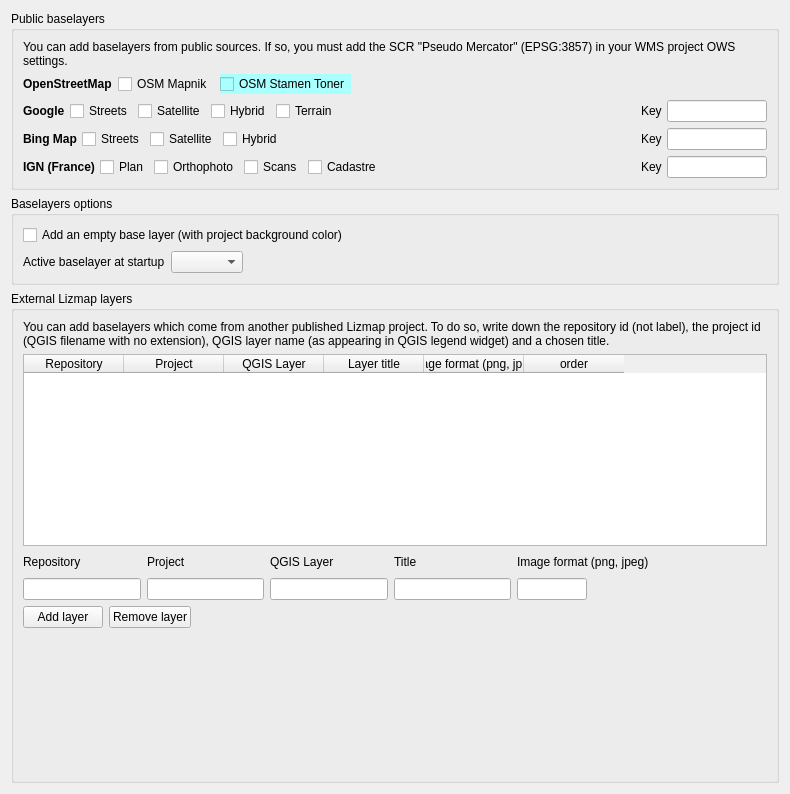
             <widget class="QWidget" name="scrollAreaWidgetContents_3">
              <property name="geometry">
               <rect>
                <x>0</x>
                <y>0</y>
                <width>790</width>
                <height>794</height>
               </rect>
              </property>
              <layout class="QVBoxLayout" name="verticalLayout_28">
               <item>
                <widget class="QGroupBox" name="gb_externalLayers">
                 <property name="title">
                  <string>Public baselayers</string>
                 </property>
                 <layout class="QVBoxLayout" name="verticalLayout_6">
                  <item>
                   <widget class="QLabel" name="label_21">
                    <property name="text">
                     <string>You can add baselayers from public sources. If so, you must add the SCR &quot;Pseudo Mercator&quot; (EPSG:3857) in your WMS project OWS settings.</string>
                    </property>
                    <property name="wordWrap">
                     <bool>true</bool>
                    </property>
                   </widget>
                  </item>
                  <item>
                   <layout class="QHBoxLayout" name="horizontalLayout_9">
                    <item>
                     <widget class="QLabel" name="label_32">
                      <property name="font">
                       <font>
                        <weight>75</weight>
                        <bold>true</bold>
                       </font>
                      </property>
                      <property name="text">
                       <string>OpenStreetMap</string>
                      </property>
                     </widget>
                    </item>
                    <item>
                     <widget class="QCheckBox" name="cbOsmMapnik">
                      <property name="text">
                       <string>OSM Mapnik</string>
                      </property>
                     </widget>
                    </item>
                    <item>
                     <widget class="QCheckBox" name="cbOsmStamenToner">
                      <property name="styleSheet">
                       <string notr="true">background-color:rgb(170, 255, 255);</string>
                      </property>
                      <property name="text">
                       <string>OSM Stamen Toner</string>
                      </property>
                     </widget>
                    </item>
                    <item>
                     <spacer name="horizontalSpacer_5">
                      <property name="orientation">
                       <enum>Qt::Horizontal</enum>
                      </property>
                      <property name="sizeHint" stdset="0">
                       <size>
                        <width>40</width>
                        <height>20</height>
                       </size>
                      </property>
                     </spacer>
                    </item>
                   </layout>
                  </item>
                  <item>
                   <layout class="QHBoxLayout" name="horizontalLayout_21">
                    <property name="spacing">
                     <number>5</number>
                    </property>
                    <property name="sizeConstraint">
                     <enum>QLayout::SetDefaultConstraint</enum>
                    </property>
                    <property name="topMargin">
                     <number>0</number>
                    </property>
                    <property name="rightMargin">
                     <number>0</number>
                    </property>
                    <item>
                     <widget class="QLabel" name="label_33">
                      <property name="font">
                       <font>
                        <weight>75</weight>
                        <bold>true</bold>
                       </font>
                      </property>
                      <property name="text">
                       <string>Google</string>
                      </property>
                     </widget>
                    </item>
                    <item>
                     <widget class="QCheckBox" name="cbGoogleStreets">
                      <property name="text">
                       <string>Streets</string>
                      </property>
                     </widget>
                    </item>
                    <item>
                     <widget class="QCheckBox" name="cbGoogleSatellite">
                      <property name="text">
                       <string>Satellite</string>
                      </property>
                     </widget>
                    </item>
                    <item>
                     <widget class="QCheckBox" name="cbGoogleHybrid">
                      <property name="text">
                       <string>Hybrid</string>
                      </property>
                     </widget>
                    </item>
                    <item>
                     <widget class="QCheckBox" name="cbGoogleTerrain">
                      <property name="text">
                       <string>Terrain</string>
                      </property>
                     </widget>
                    </item>
                    <item>
                     <spacer name="horizontalSpacer_18">
                      <property name="orientation">
                       <enum>Qt::Horizontal</enum>
                      </property>
                      <property name="sizeHint" stdset="0">
                       <size>
                        <width>40</width>
                        <height>20</height>
                       </size>
                      </property>
                     </spacer>
                    </item>
                    <item>
                     <widget class="QLabel" name="label_31">
                      <property name="text">
                       <string>Key</string>
                      </property>
                     </widget>
                    </item>
                    <item>
                     <widget class="QLineEdit" name="inGoogleKey">
                      <property name="maximumSize">
                       <size>
                        <width>100</width>
                        <height>16777215</height>
                       </size>
                      </property>
                     </widget>
                    </item>
                   </layout>
                  </item>
                  <item>
                   <layout class="QHBoxLayout" name="horizontalLayout_18">
                    <property name="spacing">
                     <number>5</number>
                    </property>
                    <property name="sizeConstraint">
                     <enum>QLayout::SetDefaultConstraint</enum>
                    </property>
                    <property name="topMargin">
                     <number>0</number>
                    </property>
                    <property name="rightMargin">
                     <number>0</number>
                    </property>
                    <item>
                     <widget class="QLabel" name="label_34">
                      <property name="font">
                       <font>
                        <weight>75</weight>
                        <bold>true</bold>
                       </font>
                      </property>
                      <property name="text">
                       <string>Bing Map</string>
                      </property>
                     </widget>
                    </item>
                    <item>
                     <widget class="QCheckBox" name="cbBingStreets">
                      <property name="text">
                       <string>Streets</string>
                      </property>
                     </widget>
                    </item>
                    <item>
                     <widget class="QCheckBox" name="cbBingSatellite">
                      <property name="text">
                       <string>Satellite</string>
                      </property>
                     </widget>
                    </item>
                    <item>
                     <widget class="QCheckBox" name="cbBingHybrid">
                      <property name="text">
                       <string>Hybrid</string>
                      </property>
                     </widget>
                    </item>
                    <item>
                     <spacer name="horizontalSpacer_20">
                      <property name="orientation">
                       <enum>Qt::Horizontal</enum>
                      </property>
                      <property name="sizeHint" stdset="0">
                       <size>
                        <width>40</width>
                        <height>20</height>
                       </size>
                      </property>
                     </spacer>
                    </item>
                    <item>
                     <widget class="QLabel" name="label_30">
                      <property name="text">
                       <string>Key</string>
                      </property>
                     </widget>
                    </item>
                    <item>
                     <widget class="QLineEdit" name="inBingKey">
                      <property name="maximumSize">
                       <size>
                        <width>100</width>
                        <height>16777215</height>
                       </size>
                      </property>
                     </widget>
                    </item>
                   </layout>
                  </item>
                  <item>
                   <layout class="QHBoxLayout" name="horizontalLayout_13">
                    <property name="spacing">
                     <number>5</number>
                    </property>
                    <property name="sizeConstraint">
                     <enum>QLayout::SetDefaultConstraint</enum>
                    </property>
                    <property name="topMargin">
                     <number>0</number>
                    </property>
                    <property name="rightMargin">
                     <number>0</number>
                    </property>
                    <item>
                     <widget class="QLabel" name="label_35">
                      <property name="font">
                       <font>
                        <weight>75</weight>
                        <bold>true</bold>
                       </font>
                      </property>
                      <property name="text">
                       <string>IGN (France)</string>
                      </property>
                     </widget>
                    </item>
                    <item>
                     <widget class="QCheckBox" name="cbIgnStreets">
                      <property name="text">
                       <string>Plan</string>
                      </property>
                     </widget>
                    </item>
                    <item>
                     <widget class="QCheckBox" name="cbIgnSatellite">
                      <property name="text">
                       <string>Orthophoto</string>
                      </property>
                     </widget>
                    </item>
                    <item>
                     <widget class="QCheckBox" name="cbIgnTerrain">
                      <property name="text">
                       <string>Scans</string>
                      </property>
                     </widget>
                    </item>
                    <item>
                     <widget class="QCheckBox" name="cbIgnCadastral">
                      <property name="styleSheet">
                       <string notr="true"/>
                      </property>
                      <property name="text">
                       <string>Cadastre</string>
                      </property>
                     </widget>
                    </item>
                    <item>
                     <spacer name="horizontalSpacer_19">
                      <property name="orientation">
                       <enum>Qt::Horizontal</enum>
                      </property>
                      <property name="sizeHint" stdset="0">
                       <size>
                        <width>40</width>
                        <height>20</height>
                       </size>
                      </property>
                     </spacer>
                    </item>
                    <item>
                     <widget class="QLabel" name="label_11">
                      <property name="text">
                       <string>Key</string>
                      </property>
                     </widget>
                    </item>
                    <item>
                     <widget class="QLineEdit" name="inIgnKey">
                      <property name="maximumSize">
                       <size>
                        <width>100</width>
                        <height>16777215</height>
                       </size>
                      </property>
                     </widget>
                    </item>
                   </layout>
                  </item>
                 </layout>
                </widget>
               </item>
               <item>
                <widget class="QGroupBox" name="gb_baselayersOptions">
                 <property name="title">
                  <string>Baselayers options</string>
                 </property>
                 <layout class="QVBoxLayout" name="verticalLayout_21">
                  <item>
                   <widget class="QCheckBox" name="cbAddEmptyBaselayer">
                    <property name="text">
                     <string>Add an empty base layer (with project background color)</string>
                    </property>
                   </widget>
                  </item>
                  <item>
                   <layout class="QHBoxLayout" name="horizontalLayout_31">
                    <item>
                     <widget class="QLabel" name="label_73">
                      <property name="styleSheet">
                       <string notr="true"/>
                      </property>
                      <property name="text">
                       <string>Active baselayer at startup</string>
                      </property>
                     </widget>
                    </item>
                    <item>
                     <widget class="QComboBox" name="cbStartupBaselayer">
                      <property name="styleSheet">
                       <string notr="true"/>
                      </property>
                     </widget>
                    </item>
                    <item>
                     <spacer name="horizontalSpacer_33">
                      <property name="orientation">
                       <enum>Qt::Horizontal</enum>
                      </property>
                      <property name="sizeHint" stdset="0">
                       <size>
                        <width>40</width>
                        <height>20</height>
                       </size>
                      </property>
                     </spacer>
                    </item>
                   </layout>
                  </item>
                 </layout>
                </widget>
               </item>
               <item>
                <widget class="QGroupBox" name="gb_lizmapExternalBaselayers">
                 <property name="title">
                  <string>External Lizmap layers</string>
                 </property>
                 <layout class="QVBoxLayout" name="verticalLayout_14">
                  <item>
                   <widget class="QLabel" name="label_40">
                    <property name="text">
                     <string>You can add baselayers which come from another published Lizmap project. To do so, write down the repository id (not label), the project id (QGIS filename with no extension), QGIS layer name (as appearing in QGIS legend widget) and a chosen title.</string>
                    </property>
                    <property name="wordWrap">
                     <bool>true</bool>
                    </property>
                   </widget>
                  </item>
                  <item>
                   <widget class="QTableWidget" name="twLizmapBaselayers">
                    <property name="sizePolicy">
                     <sizepolicy hsizetype="Minimum" vsizetype="Expanding">
                      <horstretch>0</horstretch>
                      <verstretch>0</verstretch>
                     </sizepolicy>
                    </property>
                    <property name="maximumSize">
                     <size>
                      <width>750</width>
                      <height>16777215</height>
                     </size>
                    </property>
                    <property name="selectionBehavior">
                     <enum>QAbstractItemView::SelectRows</enum>
                    </property>
                    <attribute name="horizontalHeaderCascadingSectionResizes">
                     <bool>false</bool>
                    </attribute>
                    <attribute name="horizontalHeaderMinimumSectionSize">
                     <number>50</number>
                    </attribute>
                    <attribute name="horizontalHeaderStretchLastSection">
                     <bool>false</bool>
                    </attribute>
                    <column>
                     <property name="text">
                      <string>Repository</string>
                     </property>
                    </column>
                    <column>
                     <property name="text">
                      <string>Project</string>
                     </property>
                    </column>
                    <column>
                     <property name="text">
                      <string>QGIS Layer</string>
                     </property>
                    </column>
                    <column>
                     <property name="text">
                      <string>Layer title</string>
                     </property>
                    </column>
                    <column>
                     <property name="text">
                      <string>Image format (png, jpeg)</string>
                     </property>
                    </column>
                    <column>
                     <property name="text">
                      <string>order</string>
                     </property>
                    </column>
                   </widget>
                  </item>
                  <item>
                   <layout class="QGridLayout" name="gridLayout_10">
                    <item row="0" column="5">
                     <spacer name="horizontalSpacer_24">
                      <property name="orientation">
                       <enum>Qt::Horizontal</enum>
                      </property>
                      <property name="sizeHint" stdset="0">
                       <size>
                        <width>40</width>
                        <height>20</height>
                       </size>
                      </property>
                     </spacer>
                    </item>
                    <item row="0" column="0">
                     <widget class="QLabel" name="label_37">
                      <property name="text">
                       <string>Repository</string>
                      </property>
                     </widget>
                    </item>
                    <item row="0" column="1">
                     <widget class="QLabel" name="label_36">
                      <property name="text">
                       <string>Project</string>
                      </property>
                     </widget>
                    </item>
                    <item row="1" column="2">
                     <widget class="QLineEdit" name="inLizmapBaselayerLayer">
                      <property name="maximumSize">
                       <size>
                        <width>130</width>
                        <height>16777215</height>
                       </size>
                      </property>
                     </widget>
                    </item>
                    <item row="0" column="3">
                     <widget class="QLabel" name="label_39">
                      <property name="text">
                       <string>Title</string>
                      </property>
                     </widget>
                    </item>
                    <item row="0" column="2">
                     <widget class="QLabel" name="label_38">
                      <property name="text">
                       <string>QGIS Layer</string>
                      </property>
                     </widget>
                    </item>
                    <item row="1" column="1">
                     <widget class="QLineEdit" name="inLizmapBaselayerProject">
                      <property name="maximumSize">
                       <size>
                        <width>130</width>
                        <height>16777215</height>
                       </size>
                      </property>
                     </widget>
                    </item>
                    <item row="1" column="3">
                     <widget class="QLineEdit" name="inLizmapBaselayerTitle">
                      <property name="maximumSize">
                       <size>
                        <width>130</width>
                        <height>16777215</height>
                       </size>
                      </property>
                     </widget>
                    </item>
                    <item row="1" column="0">
                     <widget class="QLineEdit" name="inLizmapBaselayerRepository">
                      <property name="maximumSize">
                       <size>
                        <width>130</width>
                        <height>16777215</height>
                       </size>
                      </property>
                     </widget>
                    </item>
                    <item row="0" column="4">
                     <widget class="QLabel" name="label_52">
                      <property name="text">
                       <string>Image format (png, jpeg)</string>
                      </property>
                     </widget>
                    </item>
                    <item row="1" column="4">
                     <widget class="QLineEdit" name="inLizmapBaselayerImageFormat">
                      <property name="maximumSize">
                       <size>
                        <width>70</width>
                        <height>16777215</height>
                       </size>
                      </property>
                     </widget>
                    </item>
                   </layout>
                  </item>
                  <item>
                   <layout class="QHBoxLayout" name="horizontalLayout_22">
                    <item>
                     <widget class="QPushButton" name="btLizmapBaselayerAdd">
                      <property name="text">
                       <string>Add layer</string>
                      </property>
                     </widget>
                    </item>
                    <item>
                     <widget class="QPushButton" name="btLizmapBaselayerDel">
                      <property name="text">
                       <string>Remove layer</string>
                      </property>
                     </widget>
                    </item>
                    <item>
                     <spacer name="horizontalSpacer_6">
                      <property name="orientation">
                       <enum>Qt::Horizontal</enum>
                      </property>
                      <property name="sizeHint" stdset="0">
                       <size>
                        <width>40</width>
                        <height>20</height>
                       </size>
                      </property>
                     </spacer>
                    </item>
                   </layout>
                  </item>
                  <item>
                   <spacer name="verticalSpacer_8">
                    <property name="orientation">
                     <enum>Qt::Vertical</enum>
                    </property>
                    <property name="sizeHint" stdset="0">
                     <size>
                      <width>20</width>
                      <height>40</height>
                     </size>
                    </property>
                   </spacer>
                  </item>
                 </layout>
                </widget>
               </item>
              </layout>
             </widget>
